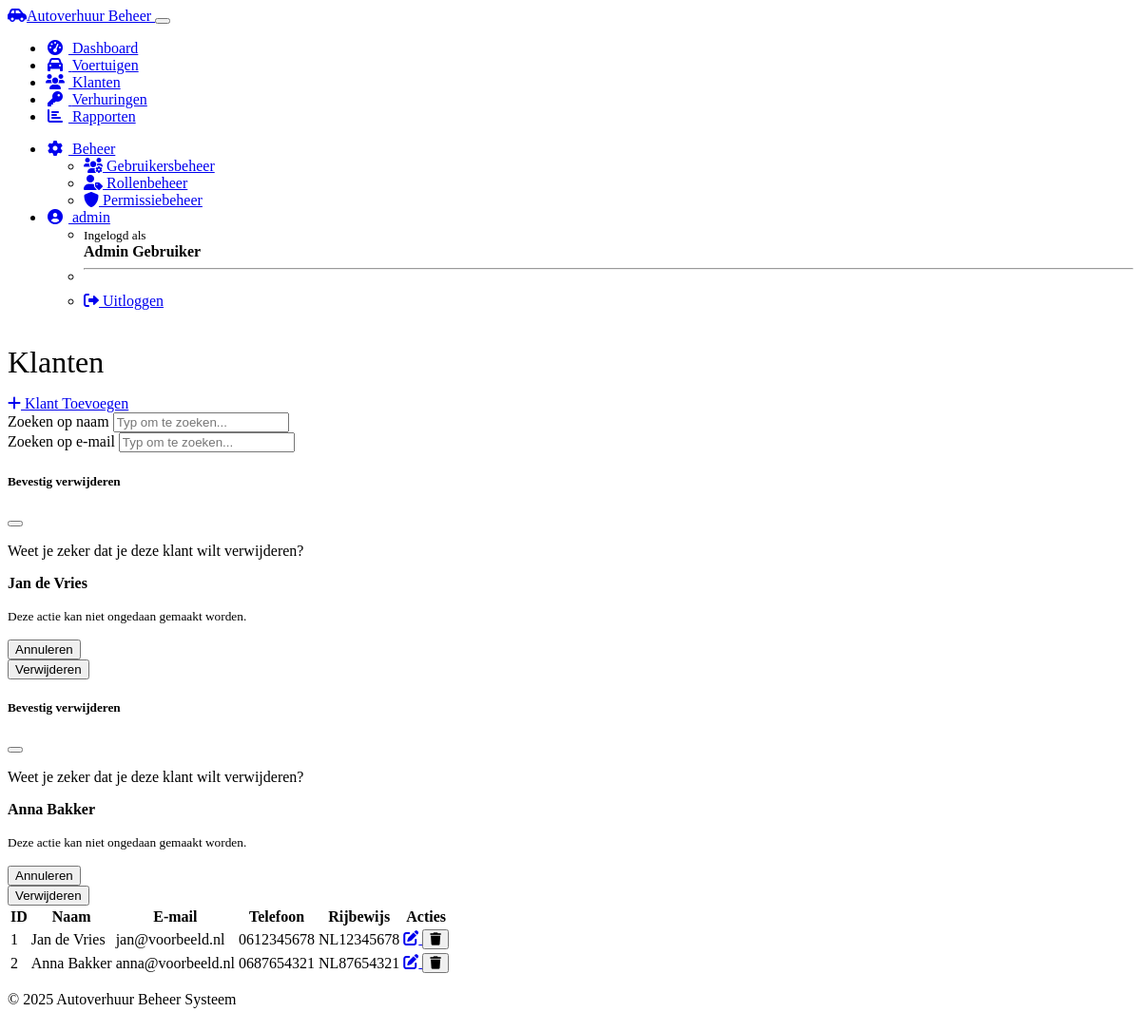
The app's page /customers (signed in) with its own data.
### models.py (models this page shows, shortened)
class User(UserMixin, db.Model):
    id = db.Column(db.Integer, primary_key=True)
    username = db.Column(db.String(64), unique=True, nullable=False)
    email = db.Column(db.String(120), unique=True, nullable=False)
    password_hash = db.Column(db.String(256), nullable=False)
    first_name = db.Column(db.String(64))
    last_name = db.Column(db.String(64))
    is_active = db.Column(db.Boolean, default=True)
    last_login = db.Column(db.DateTime)
    created_at = db.Column(db.DateTime, default=datetime.utcnow)
    roles = db.relationship('Role', secondary=user_roles, lazy='subquery',
                           backref=db.backref('users', lazy=True))
    @property
    def full_name(self):
        if self.first_name and self.last_name:
            return f"{self.first_name} {self.last_name}"
        return self.username
    def has_role(self, role_name):
        return any(role.name == role_name for role in self.roles)

class Customer(db.Model):
    id = db.Column(db.Integer, primary_key=True)
    first_name = db.Column(db.String(50), nullable=False)
    last_name = db.Column(db.String(50), nullable=False)
    email = db.Column(db.String(100), unique=True, nullable=False)
    phone = db.Column(db.String(20))
    address = db.Column(db.String(200))
    driver_license = db.Column(db.String(50), unique=True, nullable=False)
    created_at = db.Column(db.DateTime, default=datetime.utcnow)
    rentals = db.relationship('Rental', backref='customer', lazy=True)

### routes.py (the view)
@app.route('/customers')
def customers():
    customers = Customer.query.all()
    return render_template('customers.html', customers=customers)

### models.py (called while the page is built)
@login_manager.user_loader
def load_user(user_id):
    return User.query.get(int(user_id))

### templates/customers.html (shortened to what this page needs)
{% extends 'layout.html' %}
{% block content %}
<div class="d-flex justify-content-between align-items-center mb-4">
    <h1>Klanten</h1>
    <a href="{{ url_for('add_customer') }}" class="btn btn-primary">
        <i class="fas fa-plus me-1"></i> Klant Toevoegen
    </a>
</div>
<div class="card mb-4">
    <div class="card-body">
        <div class="row">
            <div class="col-md-6 mb-2">
                <label for="nameSearch" class="form-label">Zoeken op naam</label>
                <input type="text" id="nameSearch" class="form-control" placeholder="Typ om te zoeken...">
            </div>
            <div class="col-md-6 mb-2">
                <label for="emailSearch" class="form-label">Zoeken op e-mail</label>
                <input type="text" id="emailSearch" class="form-control" placeholder="Typ om te zoeken...">
            </div>
        </div>
    </div>
</div>
<div class="card">
    <div class="card-body">
        {% if customers %}
        <div class="table-responsive">
            <table class="table table-hover" id="customersTable">
                <thead>
                    <tr>
                        <th>ID</th>
                        <th>Naam</th>
                        <th>E-mail</th>
                        <th>Telefoon</th>
                        <th>Rijbewijs</th>
                        <th>Acties</th>
                    </tr>
                </thead>
                <tbody>
                    {% for customer in customers %}
                    <tr>
                        <td>{{ customer.id }}</td>
                        <td>{{ customer.first_name }} {{ customer.last_name }}</td>
                        <td>{{ customer.email }}</td>
                        <td>{{ customer.phone }}</td>
                        <td>{{ customer.driver_license }}</td>
                        <td>
                            <div class="btn-group" role="group">
                                <a href="{{ url_for('edit_customer', id=customer.id) }}" class="btn btn-sm btn-outline-primary">
                                    <i class="fas fa-edit"></i>
                                </a>
                                <button type="button" class="btn btn-sm btn-outline-danger"
                                        data-bs-toggle="modal" data-bs-target="#deleteModal{{ customer.id }}">
                                    <i class="fas fa-trash"></i>
                                </button>
                            </div>
                        </td>
                    </tr>
                    <div class="modal fade" id="deleteModal{{ customer.id }}" tabindex="-1">
                        <div class="modal-dialog">
                            <div class="modal-content">
                                <div class="modal-header">
                                    <h5 class="modal-title">Bevestig verwijderen</h5>
                                    <button type="button" class="btn-close" data-bs-dismiss="modal" aria-label="Close"></button>
                                </div>
                                <div class="modal-body">
                                    <p>Weet je zeker dat je deze klant wilt verwijderen?</p>
                                    <p><strong>{{ customer.first_name }} {{ customer.last_name }}</strong></p>
                                    <p class="text-danger"><small>Deze actie kan niet ongedaan gemaakt worden.</small></p>
                                </div>
                                <div class="modal-footer">
                                    <button type="button" class="btn btn-secondary" data-bs-dismiss="modal">Annuleren</button>
                                    <form action="{{ url_for('delete_customer', id=customer.id) }}" method="post">
                                        <button type="submit" class="btn btn-danger">Verwijderen</button>
                                    </form>
                                </div>
                            </div>
                        </div>
                    </div>
                    {% endfor %}
                </tbody>
            </table>
        </div>
        {% else %}
        <p class="text-center py-4">Geen klanten gevonden. <a href="{{ url_for('add_customer') }}">Voeg een klant toe</a> om te beginnen.</p>
        {% endif %}
    </div>
</div>
{% endblock %}

### templates/layout.html (shortened to what this page needs)
<!DOCTYPE html>
<html lang="nl" data-bs-theme="dark">
<head>
    <link rel="stylesheet" href="https://cdn.replit.com/agent/bootstrap-agent-dark-theme.min.css">
    <link rel="stylesheet" href="https://cdnjs.cloudflare.com/ajax/libs/font-awesome/6.0.0/css/all.min.css">
    <link rel="stylesheet" href="https://cdn.jsdelivr.net/npm/bootstrap-icons@1.10.3/font/bootstrap-icons.css">
    <link rel="stylesheet" href="{{ url_for('static', filename='css/custom.css') }}">
</head>
<body>
    <nav class="navbar navbar-expand-lg navbar-dark bg-dark">
        <div class="container">
            <a class="navbar-brand" href="{{ url_for('dashboard') }}">
                <i class="fas fa-car-side me-2"></i>Autoverhuur Beheer
            </a>
            <button class="navbar-toggler" type="button" data-bs-toggle="collapse" data-bs-target="#navbarNav">
            </button>
            <div class="collapse navbar-collapse" id="navbarNav">
                <ul class="navbar-nav me-auto">
                    <li class="nav-item">
                        <a class="nav-link {% if request.path == '/' %}active{% endif %}" href="{{ url_for('dashboard') }}">
                            <i class="fas fa-tachometer-alt me-1"></i> Dashboard
                        </a>
                    </li>
                    <li class="nav-item">
                        <a class="nav-link {% if '/vehicles' in request.path %}active{% endif %}" href="{{ url_for('vehicles') }}">
                            <i class="fas fa-car me-1"></i> Voertuigen
                        </a>
                    </li>
                    <li class="nav-item">
                        <a class="nav-link {% if '/customers' in request.path %}active{% endif %}" href="{{ url_for('customers') }}">
                            <i class="fas fa-users me-1"></i> Klanten
                        </a>
                    </li>
                    <li class="nav-item">
                        <a class="nav-link {% if '/rentals' in request.path %}active{% endif %}" href="{{ url_for('rentals') }}">
                            <i class="fas fa-key me-1"></i> Verhuringen
                        </a>
                    </li>
                    <li class="nav-item">
                        <a class="nav-link {% if '/reports' in request.path %}active{% endif %}" href="{{ url_for('reports') }}">
                            <i class="fas fa-chart-bar me-1"></i> Rapporten
                        </a>
                    </li>
                </ul>
                <ul class="navbar-nav">
                    {% if current_user.is_authenticated %}
                        {% if current_user.has_role('admin') %}
                            <li class="nav-item dropdown">
                                <a class="nav-link dropdown-toggle {% if '/admin' in request.path %}active{% endif %}"
                                   href="#" id="adminDropdown" role="button"
                                   data-bs-toggle="dropdown" aria-expanded="false">
                                    <i class="fas fa-cog me-1"></i> Beheer
                                </a>
                                <ul class="dropdown-menu dropdown-menu-end" aria-labelledby="adminDropdown">
                                    <li>
                                        <a class="dropdown-item" href="{{ url_for('auth.users') }}">
                                            <i class="fas fa-users-cog me-1"></i> Gebruikersbeheer
                                        </a>
                                    </li>
                                    <li>
                                        <a class="dropdown-item" href="{{ url_for('auth.roles') }}">
                                            <i class="fas fa-user-tag me-1"></i> Rollenbeheer
                                        </a>
                                    </li>
                                    <li>
                                        <a class="dropdown-item" href="{{ url_for('auth.permissions') }}">
                                            <i class="fas fa-shield-alt me-1"></i> Permissiebeheer
                                        </a>
                                    </li>
                                </ul>
                            </li>
                        {% endif %}
                        <li class="nav-item dropdown">
                            <a class="nav-link dropdown-toggle" href="#" id="userDropdown"
                               role="button" data-bs-toggle="dropdown" aria-expanded="false">
                                <i class="fas fa-user-circle me-1"></i> {{ current_user.username }}
                            </a>
                            <ul class="dropdown-menu dropdown-menu-end" aria-labelledby="userDropdown">
                                <li>
                                    <span class="dropdown-item-text text-muted">
                                        <small>Ingelogd als</small><br>
                                        <strong>{{ current_user.full_name }}</strong>
                                    </span>
                                </li>
                                <li><hr class="dropdown-divider"></li>
                                <li>
                                    <a class="dropdown-item" href="{{ url_for('auth.logout') }}">
                                        <i class="fas fa-sign-out-alt me-1"></i> Uitloggen
                                    </a>
                                </li>
                            </ul>
                        </li>
                    {% else %}
                        <li class="nav-item">
                            <a class="nav-link" href="{{ url_for('auth.login') }}">
                                <i class="fas fa-sign-in-alt me-1"></i> Inloggen
                            </a>
                        </li>
                    {% endif %}
                </ul>
            </div>
        </div>
    </nav>
    <div class="container mt-4 mb-5">
        {% block content %}{% endblock %}
    </div>
    <footer class="bg-dark text-light py-3 mt-auto">
        <div class="container text-center">
            <p class="mb-0">&copy; 2025 Autoverhuur Beheer Systeem</p>
        </div>
    </footer>
</body>
</html>

### static/css/custom.css (style rules this page uses)
.card { transition: transform 0.3s ease, box-shadow 0.3s ease; }
body { display: flex; flex-direction: column; min-height: 100vh; }
.container { flex: 1; }
h1, h2 { font-weight: 300; margin-bottom: 1rem; }
.modal-content { border-radius: 0.5rem; }
.modal-header { border-top-left-radius: 0.5rem; border-top-right-radius: 0.5rem; }
.nav-link i { width: 1.25rem; text-align: center; margin-right: 0.25rem; }
.navbar-brand { font-weight: 500; }
footer { margin-top: auto; }

### records on screen
User: username "admin", full_name "Admin Gebruiker"
Customer: id "1", first_name "Jan", last_name "de Vries", email "jan@voorbeeld.nl", phone "0612345678", driver_license "NL12345678"
Customer: id "2", first_name "Anna", last_name "Bakker", email "anna@voorbeeld.nl", phone "0687654321", driver_license "NL87654321"
